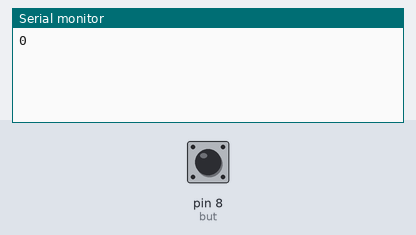
Bench run of a sketch on a simulated Arduino Uno, built with avr-gcc and run on an emulated ATmega328P. On the bench: the last lines printed to the serial monitor. The test bench sets the inputs (shaded band); at power-on: pin 8 (but) LOW.

Above: at 1.2 s.
1.3 s: pin 8 (but) pulled HIGH for 0.15 s
At 2.5 s:
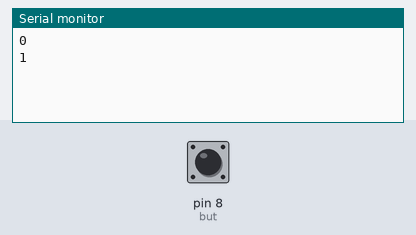
2.9 s: pin 8 (but) pulled HIGH for 1 s
At 3.9 s:
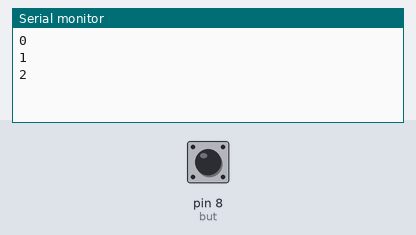
5.4 s: pin 8 (but) pulled HIGH for 0.15 s
At 5.8 s:
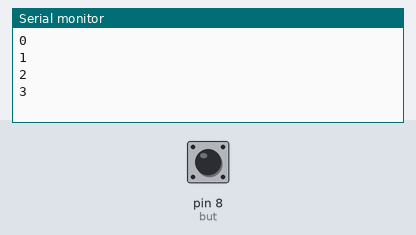
Timing chart, 0 to 8.4 s (numbered marks = the images above; inputs shaded):
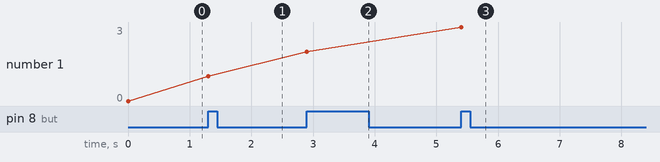

The sketch:

Bot_o.ino
```cpp
int but = 8;              //porta botão
int state = 0;            //váriavel de leitura do botão

int i = 0;                //variável de impressões do botão
int lasti = 0;            //variável para comparar a impressão anterior com a atual


void setup() {

pinMode(but, INPUT);      //determina a porta do botao para receber sinal

Serial.begin(9600);       //liga o serial
Serial.println(i);        //imprime o primeiro valor de "i"

}

void loop() {
state = digitalRead(but); //lê o sinal do botão


if (lasti < i){           //impede que o serial fique atualizando com o mesmo valor
  Serial.println(i);      //imprime quantas vezes o botão foi pressionado no Serial
}


lasti = i;


while (state == LOW){     //cria uma condição de que, para somar uma unidade em "i", precisa primeiro despressionar o botão. Sem isso, "i" fica somando valores ao segurar o botão.
state = digitalRead(but);

  if (state == HIGH){

    i += 1;

    }
  }

}
```

Measured:
- after the input at 1.3 s, the serial monitor: prints a new line at once (image 1)
- after the input at 2.9 s, the serial monitor: prints a new line at once (image 2)
- after the input at 5.4 s, the serial monitor: prints a new line at once (image 3)
- plotted number 1: 0 → 1 after the input at 1.3 s, 1 → 2 after the input at 2.9 s, 2 → 3 after the input at 5.4 s
